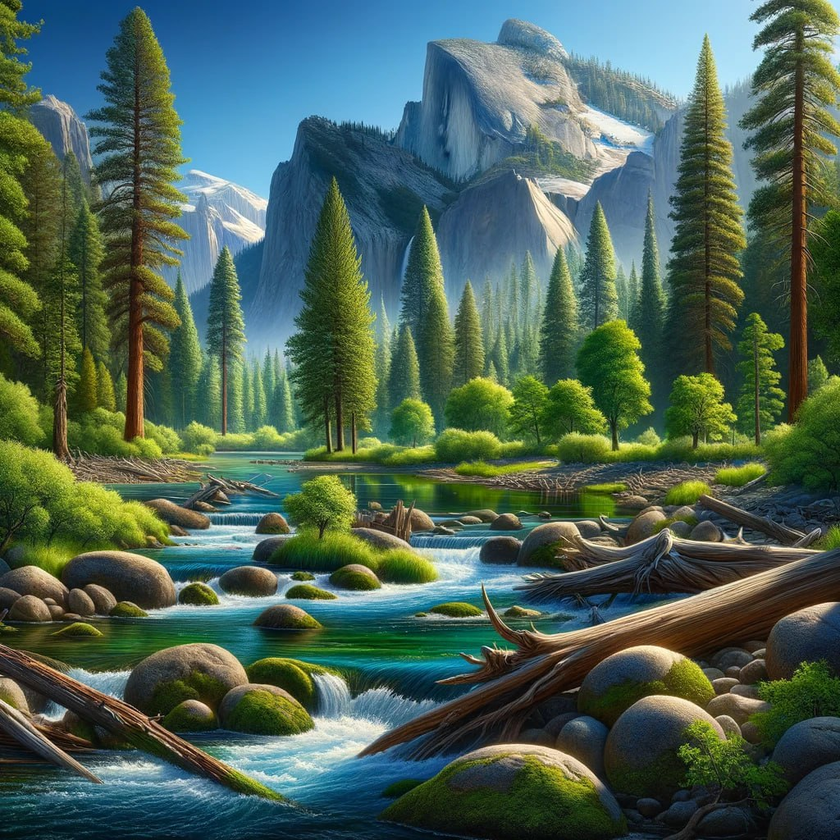
#> input picture Final_Assignments/HW2/Q2/input.png, 840 x 840 px, shrunk from 1024 x 1024 before the run
$ jupyter execute Q2.ipynb
#> lines starting #> are read from the running program, lines starting #| are printed output that depends on the picture
[cell 1]
import cv2
import numpy as np
import matplotlib.pyplot as plt
import math

# Question 2

# part2

[cell 2]
def calc_hist(image):
    '''
    Do not use libraries
    calculate image histogram
    input(s):
      image (ndarray): input image
    output(s):
      hist (ndarray): computed input image histogram
    '''
    hist = np.zeros(256,dtype=int)
    hist= np.histogram(image,bins = range(0,256))[0]
    return hist

[cell 3]
## source : https://www.geeksforgeeks.org/how-to-calculate-and-plot-a-cumulative-distribution-function-with-matplotlib-in-python/
def calc_cdf(channel):
  '''
    Do not use libraries
    calculate image cdf
    input(s):
      channel (ndarray): input image channel
    output(s):
      cdf (ndarray): computed cdf for input image channel
  '''

  #######################
  ## method 1
  # hist = calc_hist(channel)
  # pdf = hist / sum(hist)
  # cdf = np.cumsum(pdf)

  ## method 2
  histogram, bins = np.histogram(channel.flatten(), 256, [0, 256])
  cdf = np.cumsum(histogram)
  cdf = cdf / float(cdf.max())
  #######################

  return cdf

[cell 4]
def hist_matching(src_image,ref_image):
  '''
  don't use libraries
  input(s):
    src_image (ndarray): source image
    ref_image (ndarray): reference image
  output(s):
    output_image (ndarray): transformation of source image so that its histogram matches histogram of refrence image
  '''
  output_image = src_image.copy()
  channels = [(0, 'Blue channel'), (1, 'Green channel'), (2, 'Red channel')]
  for channel, title in channels:
      source_cdf = calc_cdf(src_image[:,:,channel])
      ref_cdf = calc_cdf(ref_image[:,:,channel])
      src_new_pixels = np.interp(source_cdf, ref_cdf, range(256))
      output_image[:,:,channel] = src_new_pixels[src_image[:,:,channel]]


  return output_image

[cell 5]
# Do not change this cell
src = cv2.imread('input.png')
#> src is the input picture: shape (840, 840, 3); mean B, G, R 85.3, 98.8, 75.4
ref = cv2.imread('ref.png')
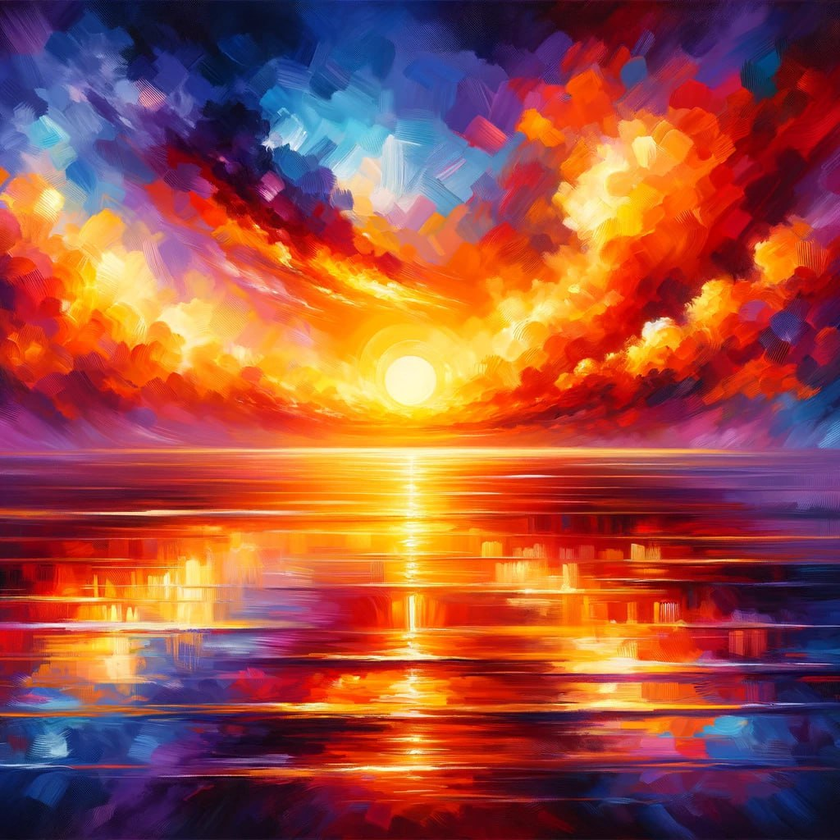
#> input picture Final_Assignments/HW2/Q2/ref.png, 840 x 840 px, shrunk from 1024 x 1024 before the run
#> ref is the input picture: shape (840, 840, 3); mean B, G, R 66.8, 78.6, 156.8
Array = [src, ref, hist_matching(src,ref)]
#> after the loop in hist_matching, `for channel, title in channels:`:
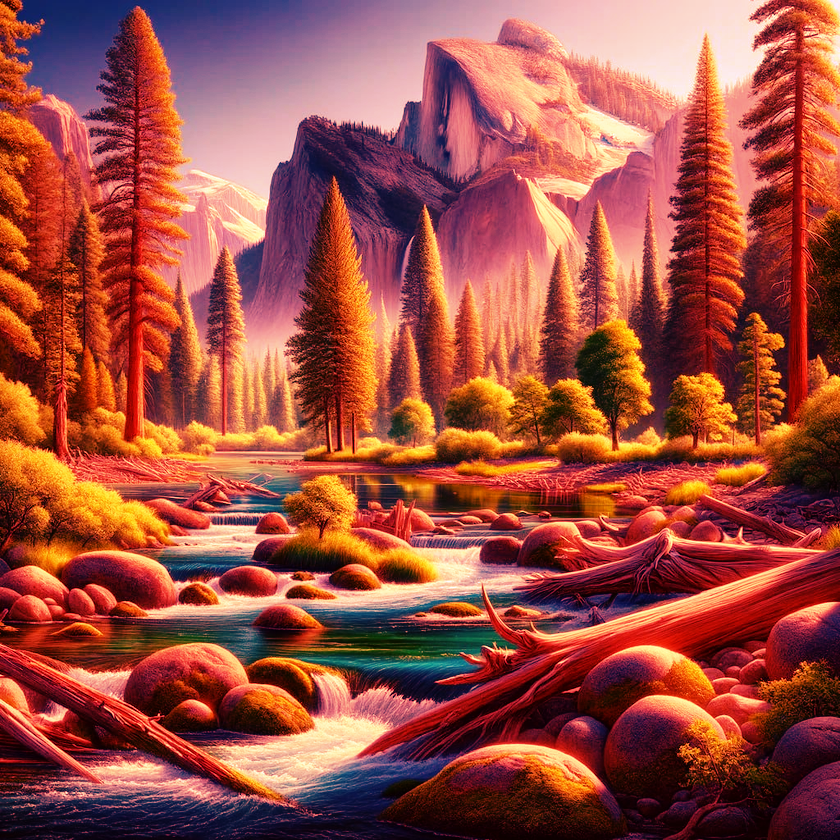
#> output_image: shape (840, 840, 3); mean B, G, R 66.2, 78.2, 156.8
titles = ['source image', 'reference image', 'output image']
plt.figure(figsize=(20,20))
for i in range(3):
  plt.subplot(1,3,i+1)
  plt.imshow(Array[i][:,:,::-1])
  plt.title(titles[i])
  plt.axis('off')
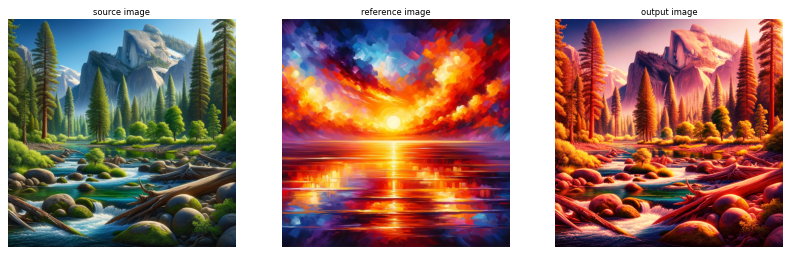
#> figure drawn by matplotlib, 3 panels

[cell 6]
# Do not change this cell
fig = plt.figure(figsize= (16, 5))
channels = [(0, 'Blue channel'), (1, 'Green channel'), (2, 'Red channel')]
output = hist_matching(src,ref)
for channel, title in channels:
    fig.add_subplot(1, 3, channel+ 1)
    a = calc_cdf(output[:,:,channel])
    b = calc_cdf(src[:,:,channel])
    c = calc_cdf(ref[:,:,channel])
    plt.plot(a,label='output')
    plt.plot(b,label='src')
    plt.plot(c,label='ref')
    plt.legend()
    plt.title(title)
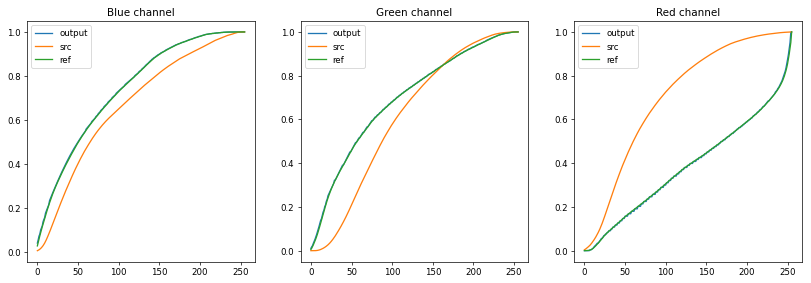
#> figure drawn by matplotlib, 3 panels; panel 1: curve peaks at x = 255, y = 1; panel 1: curve peaks at x = 255, y = 1; panel 1: curve peaks at x = 255, y = 1; panel 2: curve peaks at x = 255, y = 1
